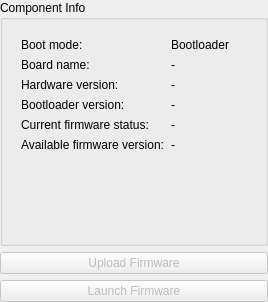
<?xml version="1.0" encoding="UTF-8"?>
<ui version="4.0">
 <class>BootloaderWidget</class>
 <widget class="QWidget" name="BootloaderWidget">
  <property name="geometry">
   <rect>
    <x>0</x>
    <y>0</y>
    <width>268</width>
    <height>302</height>
   </rect>
  </property>
  <property name="windowTitle">
   <string>Form</string>
  </property>
  <layout class="QVBoxLayout" name="verticalLayout">
   <property name="leftMargin">
    <number>0</number>
   </property>
   <property name="topMargin">
    <number>0</number>
   </property>
   <property name="rightMargin">
    <number>0</number>
   </property>
   <property name="bottomMargin">
    <number>0</number>
   </property>
   <item>
    <widget class="QGroupBox" name="groupBox">
     <property name="title">
      <string>Component Info</string>
     </property>
     <layout class="QVBoxLayout" name="verticalLayout_2">
      <item>
       <widget class="QWidget" name="widget_2" native="true">
        <property name="sizePolicy">
         <sizepolicy hsizetype="Preferred" vsizetype="Preferred">
          <horstretch>0</horstretch>
          <verstretch>1</verstretch>
         </sizepolicy>
        </property>
        <layout class="QFormLayout" name="formLayout_2">
         <item row="0" column="0">
          <widget class="QLabel" name="label_7">
           <property name="text">
            <string>Boot mode:</string>
           </property>
          </widget>
         </item>
         <item row="0" column="1">
          <widget class="QLabel" name="label_8">
           <property name="text">
            <string>Bootloader</string>
           </property>
          </widget>
         </item>
         <item row="2" column="0">
          <widget class="QLabel" name="label_9">
           <property name="text">
            <string>Hardware version:</string>
           </property>
          </widget>
         </item>
         <item row="2" column="1">
          <widget class="QLabel" name="hardwareVersion">
           <property name="text">
            <string>-</string>
           </property>
          </widget>
         </item>
         <item row="5" column="0">
          <widget class="QLabel" name="label_11">
           <property name="text">
            <string>Available firmware version:</string>
           </property>
          </widget>
         </item>
         <item row="5" column="1">
          <widget class="QLabel" name="availableFirmwareVersion">
           <property name="text">
            <string>-</string>
           </property>
          </widget>
         </item>
         <item row="3" column="0">
          <widget class="QLabel" name="label_13">
           <property name="text">
            <string>Bootloader version:</string>
           </property>
          </widget>
         </item>
         <item row="3" column="1">
          <widget class="QLabel" name="bootloaderVersion">
           <property name="text">
            <string>-</string>
           </property>
          </widget>
         </item>
         <item row="4" column="0">
          <widget class="QLabel" name="label_17">
           <property name="text">
            <string>Current firmware status:</string>
           </property>
          </widget>
         </item>
         <item row="4" column="1">
          <widget class="QLabel" name="currentFirmwareStatus">
           <property name="text">
            <string>-</string>
           </property>
          </widget>
         </item>
         <item row="1" column="0">
          <widget class="QLabel" name="label">
           <property name="text">
            <string>Board name:</string>
           </property>
          </widget>
         </item>
         <item row="1" column="1">
          <widget class="QLabel" name="boardName">
           <property name="text">
            <string>-</string>
           </property>
          </widget>
         </item>
        </layout>
       </widget>
      </item>
      <item>
       <widget class="QLabel" name="infoLabel">
        <property name="text">
         <string/>
        </property>
        <property name="alignment">
         <set>Qt::AlignCenter</set>
        </property>
        <property name="wordWrap">
         <bool>true</bool>
        </property>
       </widget>
      </item>
      <item>
       <spacer name="verticalSpacer">
        <property name="orientation">
         <enum>Qt::Vertical</enum>
        </property>
        <property name="sizeHint" stdset="0">
         <size>
          <width>20</width>
          <height>40</height>
         </size>
        </property>
       </spacer>
      </item>
     </layout>
    </widget>
   </item>
   <item>
    <widget class="QPushButton" name="uploadFirmwareButton">
     <property name="enabled">
      <bool>false</bool>
     </property>
     <property name="text">
      <string>Upload Firmware</string>
     </property>
    </widget>
   </item>
   <item>
    <widget class="QPushButton" name="launchFirmwareButton">
     <property name="enabled">
      <bool>false</bool>
     </property>
     <property name="text">
      <string>Launch Firmware</string>
     </property>
    </widget>
   </item>
  </layout>
 </widget>
 <resources/>
 <connections/>
</ui>
